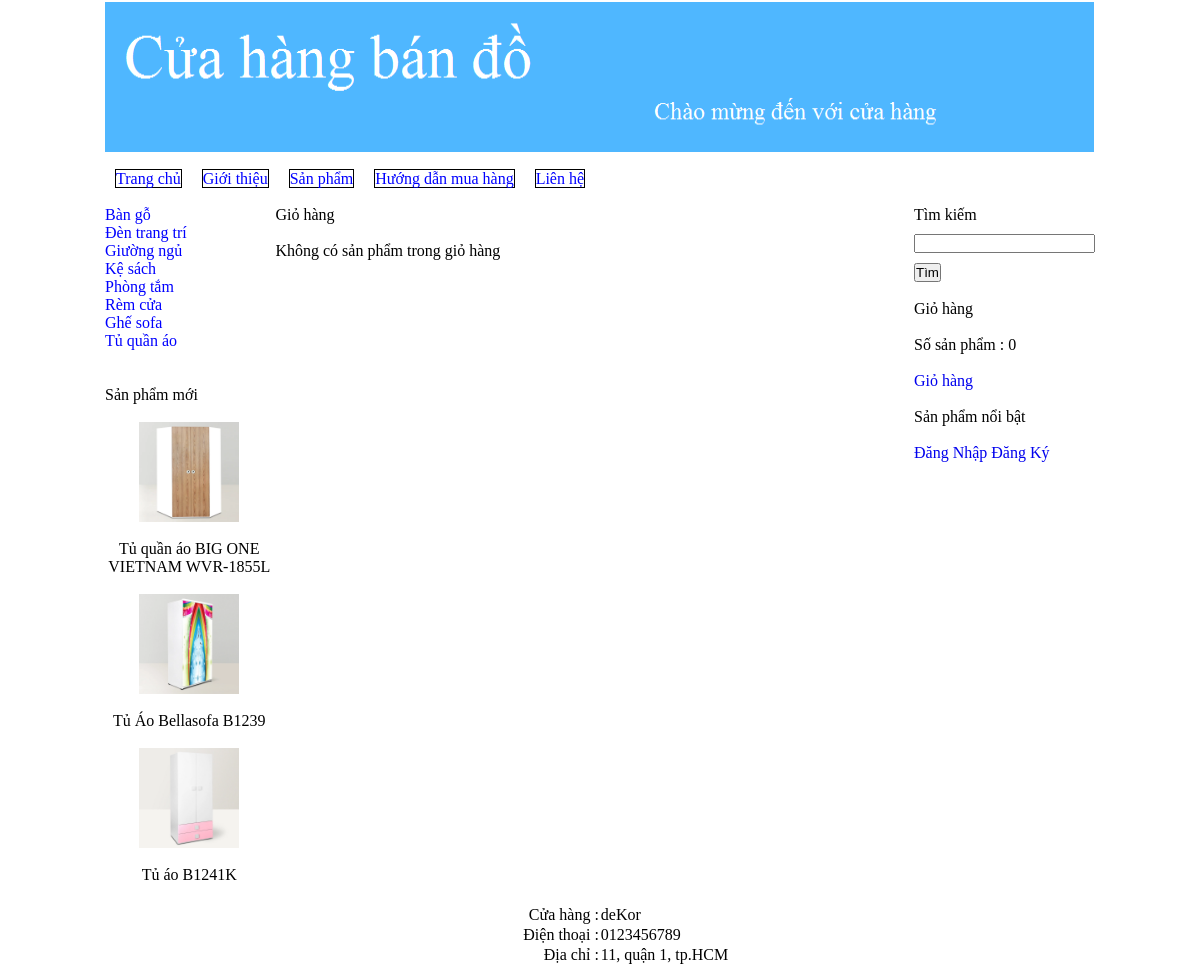
Screenshot of /?thamso=gio_hang with the database file from the repository.
### tables this page shows
CREATE TABLE `banner` (
  `id` int(11) NOT NULL,
  `hinh` varchar(256) NOT NULL,
  `rong` varchar(256) NOT NULL,
  `cao` varchar(256) NOT NULL
);

CREATE TABLE `menu_ngang` (
  `id` int(11) NOT NULL,
  `ten` varchar(256) NOT NULL,
  `noi_dung` mediumtext NOT NULL,
  `loai_menu` varchar(256) NOT NULL
);

CREATE TABLE `menu_doc` (
  `id` int(11) NOT NULL,
  `ten` varchar(256) NOT NULL
);

CREATE TABLE `san_pham` (
  `id` int(11) NOT NULL,
  `ten` varchar(256) NOT NULL,
  `gia` int(255) NOT NULL,
  `hinh_anh` varchar(256) NOT NULL,
  `noi_dung` mediumtext NOT NULL,
  `thuoc_menu` int(255) NOT NULL,
  `noi_bat` varchar(256) NOT NULL,
  `trang_chu` varchar(256) NOT NULL,
  `sap_xep_trang_chu` int(255) NOT NULL
);

CREATE TABLE `footer` (
  `id` int(11) NOT NULL,
  `html` mediumtext NOT NULL
);

### chuc_nang/menu_doc/menu_doc.php (the view, shortened to what this page needs)
<?php
	$conn = new mysqli("localhost", "root", "", "ban_hang");
	$tv = "SELECT * FROM menu_doc ORDER BY id";
	$tv_1 = $conn->query($tv);
	echo "<div class='menu_doc'>";
	while ($tv_2 = $tv_1->fetch_assoc()) {
		$link = "?thamso=xuat_san_pham&id=" . $tv_2['id'];
		echo "<a href='$link'>" . $tv_2['ten'] . "</a>";
	}
	echo "</div>";
?>

### chuc_nang/banner/banner.php (shortened to what this page needs)
<?php
	$conn = new mysqli("localhost", "root", "", "ban_hang");
	$tv = "SELECT * FROM banner LIMIT 0,1";
	$tv_1 = $conn->query($tv);
	$tv_2 = $tv_1->fetch_assoc();
	$link_hinh = "hinh_anh/banner/".$tv_2['hinh'];
	echo "<img"." src='".$link_hinh."' width='".$tv_2['rong']."' height='".$tv_2['cao']."' >";
?>

### chuc_nang/menu_ngang/menu_ngang.php (shortened to what this page needs)
<?php
	$conn = new mysqli("localhost", "root", "", "ban_hang");
	$tv = "SELECT id, ten, loai_menu FROM menu_ngang ORDER BY id";
	$tv_1 = $conn->query($tv);
	echo "<div class='menu_ngang'>";
	echo "<a href='index.php'>Trang chủ</a>";
	while ($tv_2 = $tv_1->fetch_assoc()) {
		if ($tv_2['loai_menu'] == "") {
			$link_menu = "?thamso=xuat_mot_tin&id=" . $tv_2['id'];
		}
		if ($tv_2['loai_menu'] == "san_pham") {
			$link_menu = "?thamso=xuat_san_pham_2";
		}
		echo "<a href='$link_menu'>" . $tv_2['ten'] . "</a>";
	}
	echo "</div>";
?>

### chuc_nang/san_pham/moi.php (shortened to what this page needs)
<br><br>
Sản phẩm mới <br><br>
<center>
	<?php
		$conn = new mysqli("localhost", "root", "", "ban_hang");
		$tv = "SELECT id, ten, hinh_anh FROM san_pham ORDER BY id DESC LIMIT 0,3";
		$tv_1 = $conn->query($tv);
		while($tv_2 = $tv_1->fetch_assoc()) {
			$link_anh = "hinh_anh/san_pham/" . $tv_2['hinh_anh'];
			$link_chi_tiet = "?thamso=chi_tiet_san_pham&id=" . $tv_2['id'];
			echo "<a href='$link_chi_tiet' >";
				echo "<img src='$link_anh' width='100px' >";
			echo "</a>";
			echo "<br><br>";
			echo $tv_2['ten'];
			echo "<br>";
			echo "<br>";
		}
	?>
</center>

### chuc_nang/footer/footer.php
<?php
	$tv="select * from footer limit 0,1";
	$conn = new mysqli("localhost", "root", "", "ban_hang");
  $tv_1 = mysqli_query($conn, $tv);
  $tv_2 = mysqli_fetch_array($tv_1);
  echo $tv_2['html'];
?>

### giao_dien/giao_dien.css (style rules this page uses)
* { padding: 0; margin: 0; }
a { text-decoration: none; }
div.menu_ngang a { color:blue; margin-left: 10px; margin-right: 10px; text-decoration: none; border: 1px solid black; }
div.menu_doc a { color:blue; text-decoration: none; display:block; }

### rows the page displays
banner: hinh (picture)
menu_ngang: ten "Giới thiệu"
menu_ngang: ten "Sản phẩm"
menu_ngang: ten "Hướng dẫn mua hàng"
menu_ngang: ten "Liên hệ"
menu_doc: ten "Bàn gỗ"
menu_doc: ten "Đèn trang trí"
menu_doc: ten "Giường ngủ"
menu_doc: ten "Kệ sách"
menu_doc: ten "Phòng tắm"
menu_doc: ten "Rèm cửa"
menu_doc: ten "Ghế sofa"
menu_doc: ten "Tủ quần áo"
san_pham: hinh_anh (picture), ten "Tủ quần áo BIG ONE VIETNAM WVR-1855L"
san_pham: hinh_anh (picture), ten "Tủ Áo Bellasofa B1239"
san_pham: hinh_anh (picture), ten "Tủ áo B1241K"
footer: html "Cửa hàng : deKor Điện thoại : 0123456789 Địa chỉ : 11, quận 1, tp.HCM"

### other values shown
$so_luong "0"
